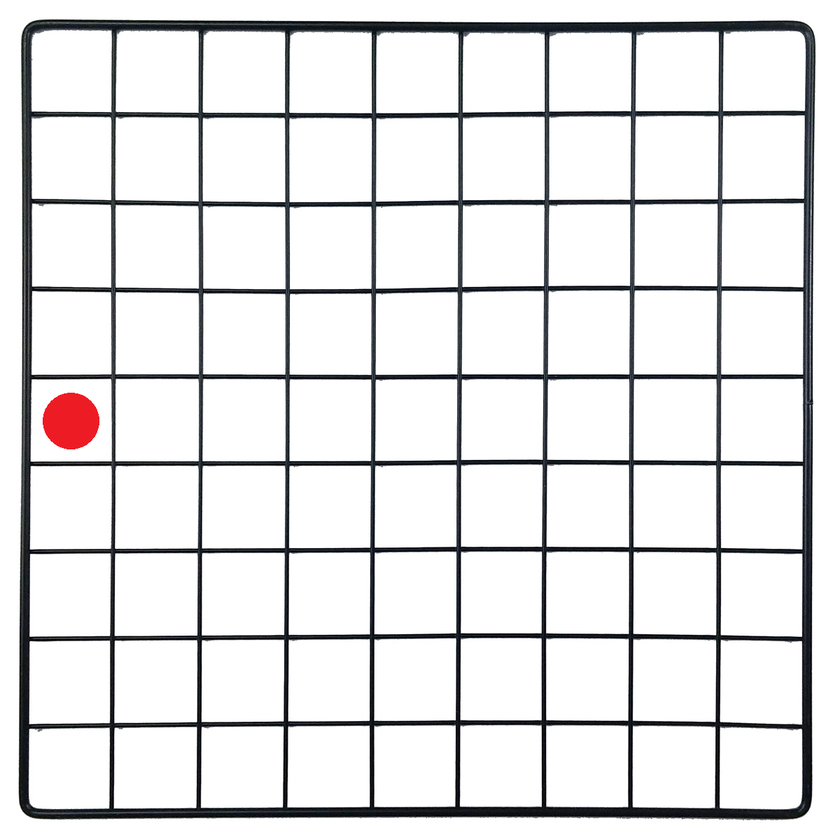
#> input picture Training Data/grid_1_5.png, 840 x 840 px, shrunk from 1200 x 1200 before the run, found by its file name
$ python opencv_center.py
#> lines starting #> are read from the running program, lines starting #| are printed output that depends on the picture; after the words box and inside, x2 and y2 are one past the last pixel; in counts of white or black regions, pixels touching at a corner belong together
import cv2
import numpy as np

image_dir = "D:/Purdue/Industrial Robotics and Flexible Assembly/Project/Source Code/Training Data/grid_1_5.png"


img = cv2.imread(image_dir, 1)
#> img is the input picture: shape (840, 840, 3); mean B, G, R 227.5, 226.8, 227
center = []

#Lower and upper bound for color (B,G,R)
lower = [17, 5, 90]
upper = [80, 60, 255]

lower = np.array(lower, dtype = "uint8")
upper = np.array(upper, dtype = "uint8")
mask = cv2.inRange(img, lower, upper)
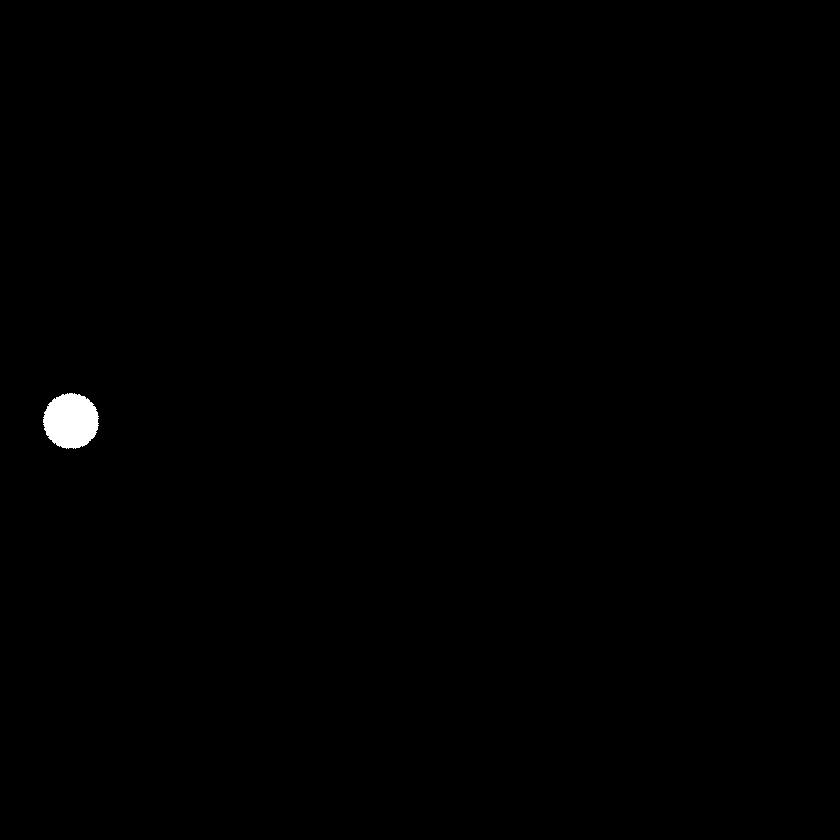
#> mask: shape (840, 840); 0.34% white; 1 white region
output = cv2.bitwise_and(img, img, mask = mask)

contours, hierarchy = cv2.findContours(mask, cv2.RETR_EXTERNAL, cv2.CHAIN_APPROX_NONE, offset = (0, 0))
#> contours = 1 contour; box (x1, y1, x2, y2) and area: (43, 393, 99, 449) 2338

if len(contours) != 0:
    #Draw contours when cv2.imshow() is available
    cv2.drawContours(output, contours, -1, (0, 255, 255), 2)

    c = max(contours, key = cv2.contourArea)
#> c = contour of 167 points, box (x1, y1, x2, y2) (43, 393, 99, 449), area 2338
    m = cv2.moments(c)
#> m = moments, m00 2338.5, centre m10/m00, m01/m00 = (70.58, 420.6)
    cX = int(m["m10"] / m["m00"])
#> cX = 70
    cY = int(m["m01"] / m["m00"])
#> cY = 420
    center.append(cX)
    center.append(cY)
    print("Center of object (x,y): (" + str(cX) + ", " + str(cY) + ")")
#| Center of object (x,y): (70, 420)
    print (center)
#| [70, 420]

    #Draw circle and bounding box to indicate center of object
    cv2.circle(output, (cX, cY), 2, (0, 255, 255), -1)
#> output: shape (840, 840, 3); mean B, G, R 0.1, 0.3, 0.9
    x, y, w, h = cv2.boundingRect(c)
#> x = 43; y = 393; w = 56; h = 56
    cv2.rectangle(output, (x, y), (x + w, y + h), (0, 255, 0), 2)
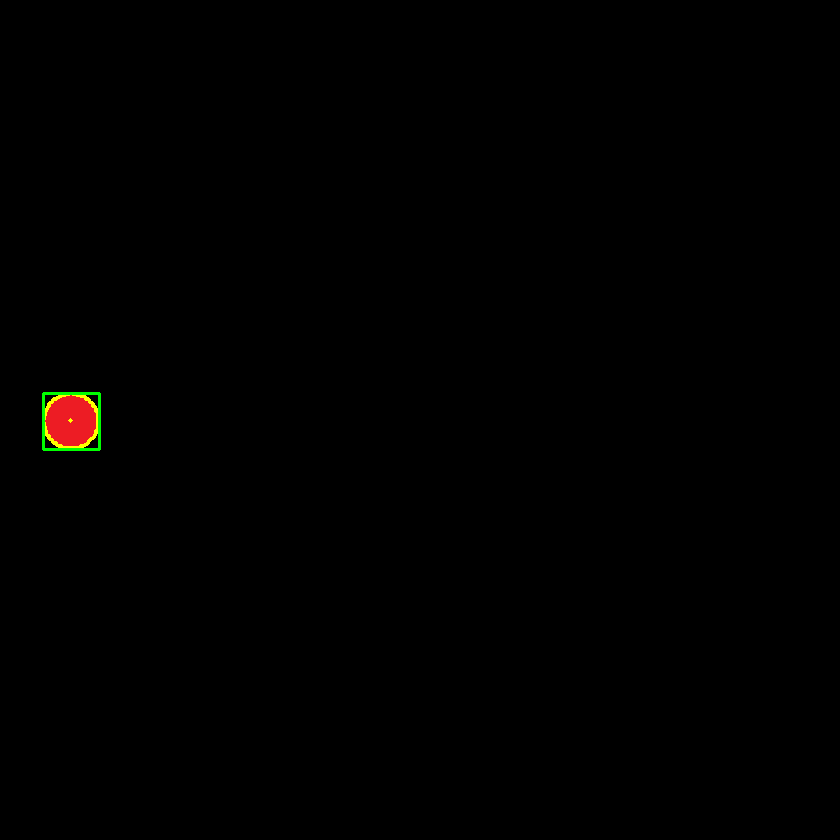
#> output: shape (840, 840, 3); mean B, G, R 0.1, 0.5, 0.9

#Show new image (cv2.imshow() does not work on macOS)
cv2.imshow("images", np.hstack([img, output]))
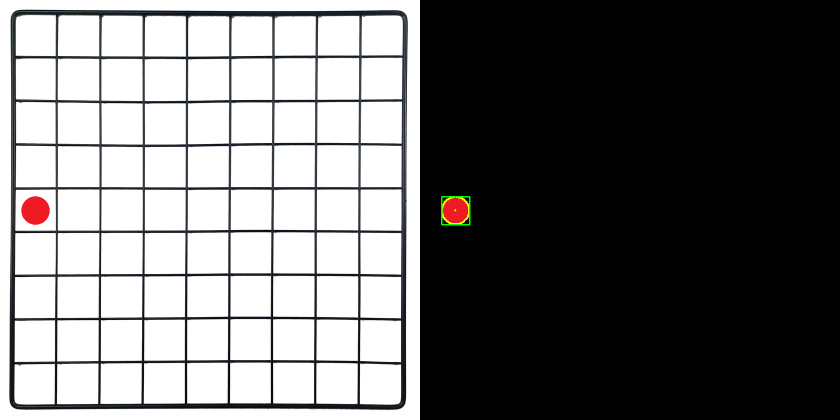
#> window 'images': shape (840, 1680, 3) (shown at 1/2 size); mean B, G, R 113.8, 113.6, 113.9
cv2.waitKey(0)
